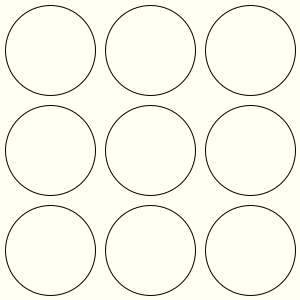
Frame 1 (no input)
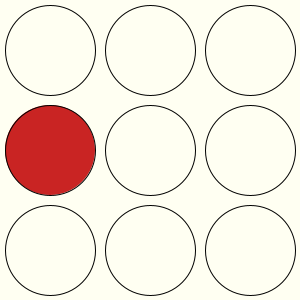
Frame 60 (the mouse pressed at the canvas centre just before this capture)
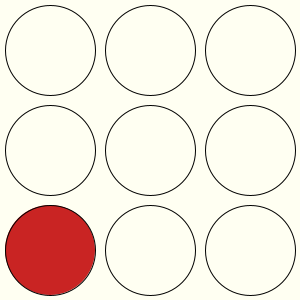
Frame 120 (the mouse held since frame 60 and released just before this capture)

The Processing sketch that drew these frames (run headless with seeded random() and noise(); from frame 60 on, the mouse is pressed at the canvas centre):

// Processing sketch: Week09_2
// ── Week09_2.pde
// Week09-2 好玩的程式設計（打地鼠冒出來）

void setup() {
  size(300, 300); // 視窗大小
}

int[][] a = {
  {0, 0, 0},
  {0, 0, 0},
  {0, 0, 0}
};

void draw() {
  background(#FFFFF2); // 淡黃色背景
  
  if (frameCount%60==0){
    int i = int(random(3)), j = int(random(3));
    a[i][j] = 60;
  }

  for (int i = 0; i < 3; i++) {
    for (int j = 0; j < 3; j++) {

      int x = 50 + j * 100;
      int y = 50 + i * 100;

      if (a[i][j] > 0) {
        fill(#C61616, a[i][j] * 4); // 地鼠紅色 + 半透明
        a[i][j]--; // ⭐ 慢慢變透明
      }
      else {
        fill(#FFFFF2); // 沒地鼠時
      }

      ellipse(x, y, 90, 90); // 地鼠洞
    }
  }
}
